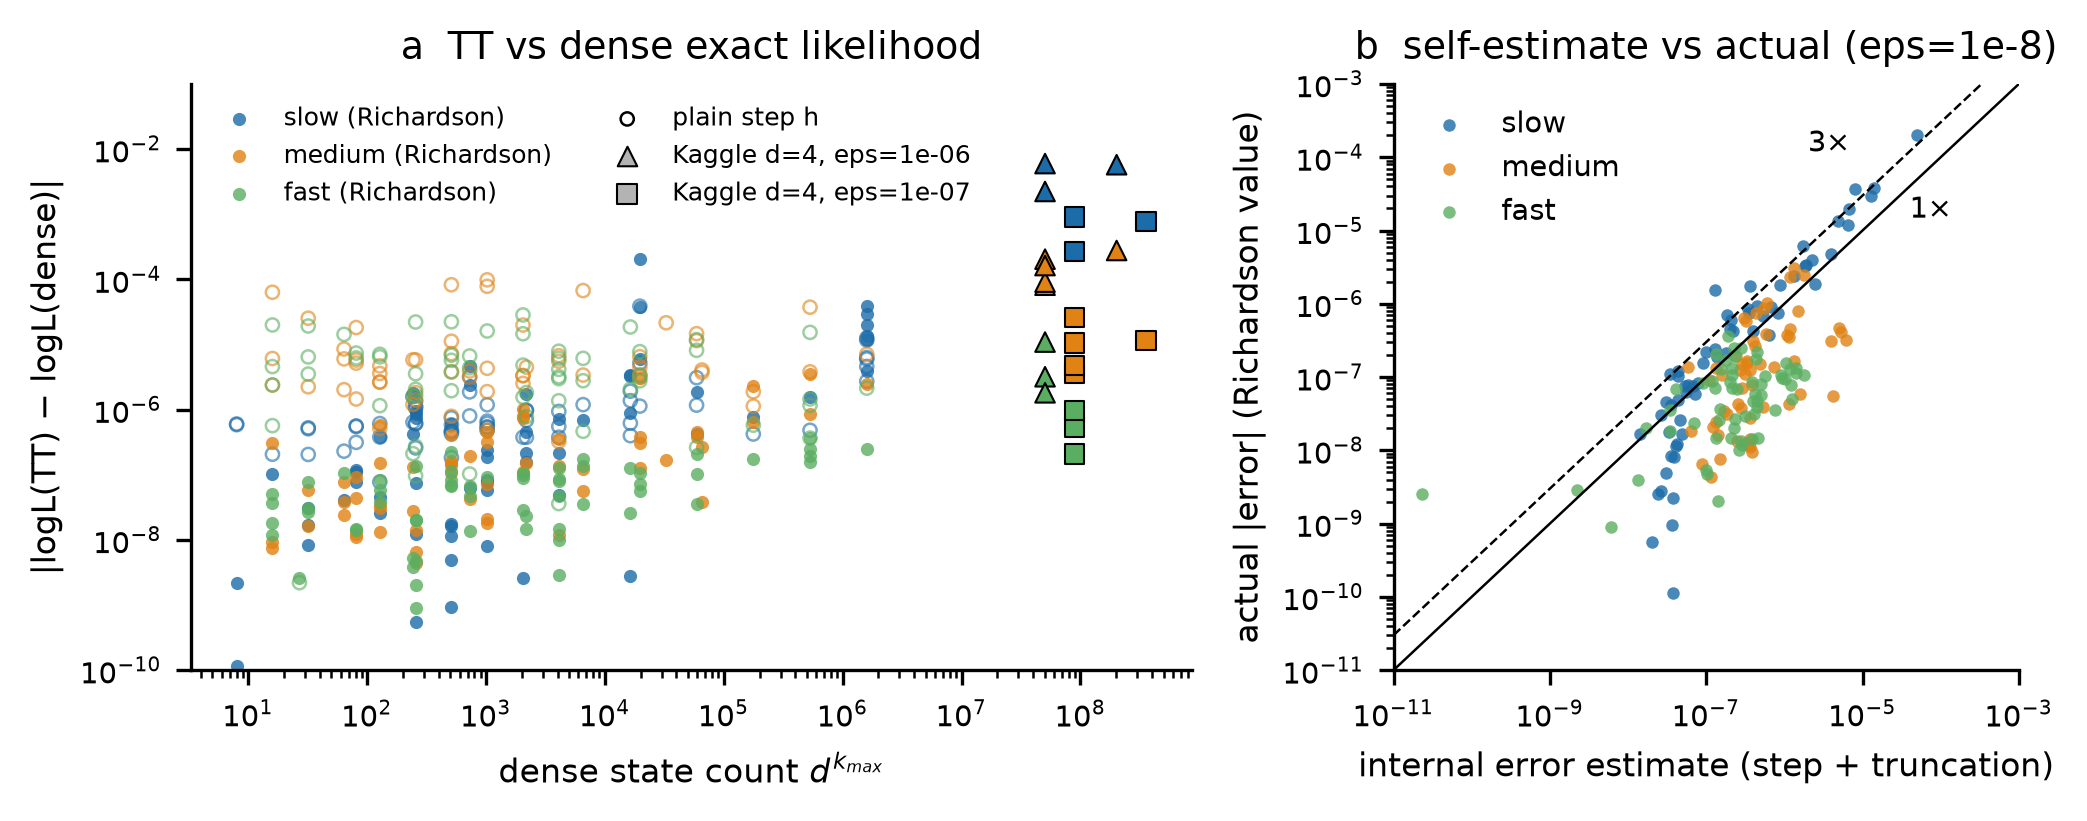

Reproduce this figure in Python.
"""F2: |TT - dense| vs number of dense states. Sources: bench/tt_vs_dense.csv (eps 1e-8, local),
kaggle/xcheck.csv + kaggle/dense_big.csv (eps 1e-6/1e-7, 13-14 lineages, d=4); d4_k14_medium_r1 eps 1e-7 value
from the OpenBLAS rerun recorded in LOG.md (2026-10-06 03:38)."""
import numpy as np
from common import *

t = pd.read_csv(f"{BENCH}/tt_vs_dense.csv")
t["regime"] = t.file.map(regime_of)
t["states"] = t.d.astype(float) ** t.kmax

dense = pd.read_csv(f"{KAGGLE}/dense_big.csv", header=None, names=["file", "alive", "dense", "sec"])
x = pd.read_csv(f"{KAGGLE}/xcheck.csv", header=None, names=["file", "eps", "ll", "sec"])
x = x[x.eps > 0].copy()
x["ll"] = x.ll.astype(float)
x = x.merge(dense, on="file")
# the eps=1e-7 value for d4_k14_medium_r1 in xcheck.csv (-48.5497) came from a run corrupted by the Apple
# Accelerate LAPACK heap bug; LOG.md 2026-10-06 03:38 records the OpenBLAS rerun -41.30912114229258.
bad = (x.file == "d4_k14_medium_r1.json") & (x.eps == 1e-7)
x.loc[bad, "ll"] = -41.30912114229258
x["err"] = (x.ll - x.dense).abs()
x["states"] = 4.0 ** x.alive
x["regime"] = x.file.map(regime_of)

fig, axes = plt.subplots(1, 2, figsize=(7.0, 2.8), gridspec_kw={"width_ratios": [1.6, 1]})
ax = axes[0]
for r in ("slow", "medium", "fast"):
    g = t[t.regime == r]
    ax.scatter(g.states, g["diff"].abs().clip(lower=1e-10), s=10, c=REG_COL[r], label=f"{r} (Richardson)", alpha=.8, lw=0)
    ax.scatter(g.states, g.diff_h.abs().clip(lower=1e-10), s=10, facecolors="none", edgecolors=REG_COL[r], lw=.6, alpha=.6)
ax.scatter([], [], s=10, facecolors="none", edgecolors="k", lw=.6, label="plain step h")
for eps, mk, off in ((1e-6, "^", 0.75), (1e-7, "s", 1.33)):
    g = x[x.eps == eps]
    ax.scatter(g.states * off, g.err, s=22, marker=mk, c=[REG_COL[r] for r in g.regime], edgecolors="k", lw=.5)
    ax.scatter([], [], s=22, marker=mk, c="0.7", edgecolors="k", lw=.5, label=f"Kaggle d=4, eps={eps:.0e}")
ax.set_xscale("log"); ax.set_yscale("log")
ax.set_xlabel("dense state count $d^{k_{max}}$")
ax.set_ylabel("|logL(TT) − logL(dense)|")
ax.set_title("a  TT vs dense exact likelihood")
ax.legend(frameon=False, loc="upper left", ncol=2, fontsize=6)
ax.set_ylim(1e-10, 1e-1)

# b: estimated vs actual error (eps 1e-8 set)
ax = axes[1]
est = (t.err_step + t.err_trunc).clip(lower=1e-11)
for r in ("slow", "medium", "fast"):
    m = t.regime == r
    ax.scatter(est[m], t["diff"].abs()[m].clip(lower=1e-11), s=9, c=REG_COL[r], lw=0, alpha=.8, label=r)
lim = [1e-11, 1e-3]
ax.plot(lim, lim, "k-", lw=.6); ax.plot(lim, [3 * v for v in lim], "k--", lw=.6)
ax.text(2e-6, 1.2e-4, "3×", fontsize=7); ax.text(4e-5, 1.5e-5, "1×", fontsize=7)
ax.set_xscale("log"); ax.set_yscale("log"); ax.set_xlim(lim); ax.set_ylim(lim)
ax.set_xlabel("internal error estimate (step + truncation)")
ax.set_ylabel("actual |error| (Richardson value)")
ax.set_title("b  self-estimate vs actual (eps=1e-8)")
ax.legend(frameon=False, loc="upper left")
fig.tight_layout()
save(fig, "fig2_tt_vs_dense")
